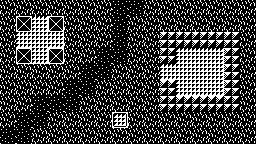

This game map was drawn from its Tiled (.tmx) file and the tilesets committed beside it. A one-line description and the full map source follow:
An orthogonal 16x9 tile map with 16x16 px tiles, 3 tile layers (ground, walls, entities).

<map version="1.10" tiledversion="1.10.1" orientation="orthogonal" renderorder="right-down" width="16" height="9" tilewidth="16" tileheight="16" infinite="0" nextlayerid="4" nextobjectid="1">
 <tileset firstgid="1" source="tileset_003.tsx" />
 <layer id="1" name="ground" width="16" height="9">
  <data encoding="csv">
4,4,4,4,4,4,4,6,6,4,4,4,4,4,4,4,
4,4,4,4,4,4,4,6,4,4,4,4,4,4,4,4,
4,4,4,4,4,4,4,6,4,4,4,4,4,4,4,4,
4,4,4,4,4,4,6,6,4,4,4,4,4,4,4,4,
4,4,4,4,4,6,6,4,4,4,4,4,4,4,4,4,
4,4,4,4,6,6,4,4,4,4,4,4,4,4,4,4,
4,4,6,6,6,4,4,4,4,4,4,4,4,4,4,4,
4,6,6,4,4,4,4,4,4,4,4,4,4,4,4,4,
6,6,4,4,4,4,4,4,4,4,4,4,4,4,4,4
</data>
 </layer>
 <layer id="2" name="walls" width="16" height="9">
  <data encoding="csv">
0,0,0,0,0,0,0,0,0,0,0,0,0,0,0,0,
0,2,1,2,0,0,0,0,0,0,0,0,0,0,0,0,
0,1,1,1,0,0,0,0,0,0,5,5,5,5,5,0,
0,2,1,2,0,0,0,0,0,0,5,1,1,1,5,0,
0,0,0,0,0,0,0,0,0,0,1,1,1,1,5,0,
0,0,0,0,0,0,0,0,0,0,5,1,1,1,5,0,
0,0,0,0,0,0,0,0,0,0,5,5,5,5,5,0,
0,0,0,0,0,0,0,0,0,0,0,0,0,0,0,0,
0,0,0,0,0,0,0,0,0,0,0,0,0,0,0,0
</data>
 </layer>
 <layer id="3" name="entities" width="16" height="9">
  <data encoding="csv">
0,0,0,0,0,0,0,0,0,0,0,0,0,0,0,0,
0,0,0,0,0,0,0,0,0,0,0,0,0,0,0,0,
0,0,0,0,0,0,0,0,0,0,0,0,0,0,0,0,
0,0,0,0,0,0,0,0,0,0,0,0,0,0,0,0,
0,0,0,0,0,0,0,0,0,0,0,0,0,0,0,0,
0,0,0,0,0,0,0,0,0,0,0,0,0,0,0,0,
0,0,0,0,0,0,0,0,0,0,0,0,0,0,0,0,
0,0,0,0,0,0,0,3,0,0,0,0,0,0,0,0,
0,0,0,0,0,0,0,0,0,0,0,0,0,0,0,0
</data>
 </layer>
</map>
